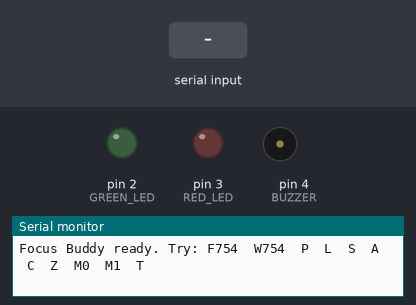
Recording of a sketch running on a simulated Arduino Mega 2560, built with avr-gcc and run on an emulated ATmega2560. Shown: output pins drawn as LEDs (lit = HIGH), buzzer (waves = sounding, pin HIGH), the last lines printed to the serial monitor. Inputs (shaded band) come from the test bench.

Above: at 2.8 s.
2.9 s: "P90\n" received over Serial
At 4.0 s:
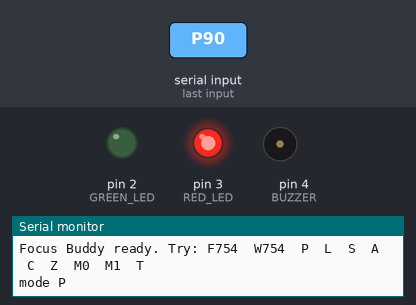
5.9 s: "T\n" received over Serial
At 6.1 s:
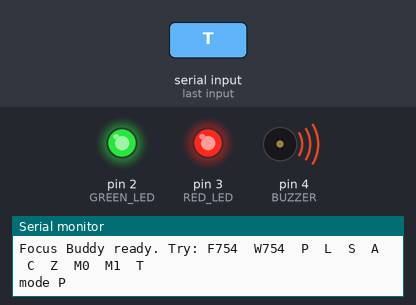
8.9 s: "P,45\n" received over Serial
At 9.14 s:
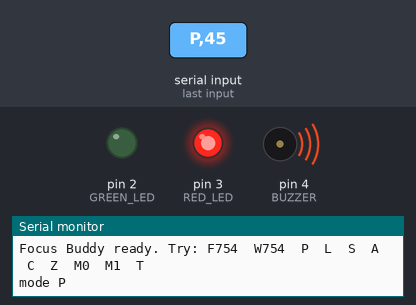
11.9 s: "T\n" received over Serial
At 12.1 s:
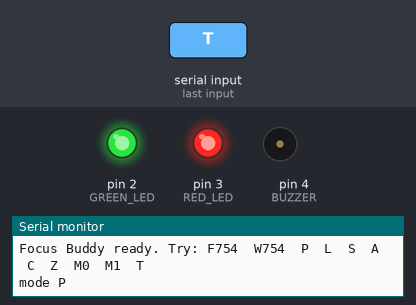
14.9 s: "P\n" received over Serial
At 18.6 s:
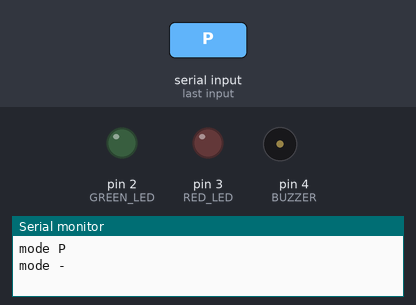
Timing chart, 0 to 18.9 s (numbered marks = the images above; inputs shaded):
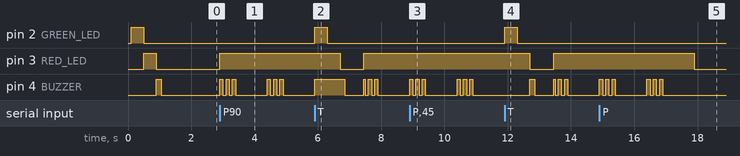

Measured:
- after the input at 2.9 s, pin 3 (RED_LED): LOW → HIGH at once; pin 4 (BUZZER): LOW → HIGH at once, → LOW 0.10 s later, → HIGH 0.10 s later, → LOW 0.10 s later, … (13 changes in this stretch)
- after the input at 5.9 s, pin 2 (GREEN_LED): LOW → HIGH at once, → LOW 0.40 s later; pin 3 (RED_LED): HIGH → LOW after 0.80 s instead of 0.00 s
- after the input at 8.9 s, pin 3 (RED_LED): stays HIGH (without the input it goes to LOW after 1.6 s)
- after the input at 11.9 s, pin 2 (GREEN_LED): LOW → HIGH at once, → LOW 0.40 s later; pin 3 (RED_LED): HIGH → LOW after 0.80 s instead of 0.00 s
- after the input at 14.9 s, pin 3 (RED_LED): HIGH → LOW after 3.0 s instead of 1.6 s

The sketch:

focus_buddy.ino
```cpp
/*
  Focus Buddy - Arduino Nano Every
  --------------------------------
  The laptop does the "seeing" (webcam + AI) and sends a short message over
  USB about once a second. This sketch turns those messages into lights,
  beeps and text on the MonkMakes 7-segment display.

  Wiring (see the breadboard guide):
    D2        -> resistor -> GREEN LED -> GND
    D3        -> resistor -> RED LED   -> GND
    D4        -> buzzer red wire        (black wire -> GND)
    D1 (TX1)  -> R1 -> middle -> R2 -> R3 -> GND   (three equal resistors)
                 display Rx -> middle   (turns the 5 V signal into ~3.3 V)
    3V3       -> display 3V
    GND       -> display GND

  Messages from the laptop, one per line, 115200 baud. You can also type
  these into the Serial Monitor (set it to "Newline") to test everything
  before you run the Python script:
    F<secs>  focused          e.g. F754 shows 12.34 (12 min 34 s of focus)
    W<secs>  warning          you've looked away a few seconds: red LED blinks
    P        phone spotted    "PHON", red LED, 3 quick beeps
    L        looking away     "EYES", red LED, 2 beeps
    S        eyes closed      "NAP",  red LED, 2 beeps
    A        away from desk   "GONE", red LED, no sound
    C        calibrating      "CAL",  green LED blinks
    Z        paused           "PAUS"
    M0 / M1  buzzer off / on
    T        run the light, beep and display test again
*/

const uint8_t GREEN_LED = 2;
const uint8_t RED_LED   = 3;
const uint8_t BUZZER    = 4;

const unsigned long LINK_TIMEOUT_MS = 3000;  // no message for 3 s = laptop script stopped

// The KPEG260 normally has its own oscillator, so HIGH = beep. If yours only
// clicks during the self-test, it's the plain "transducer" kind: set this to
// true and the Nano will drive it at its 3.5 kHz sweet spot instead.
const bool PASSIVE_BUZZER = false;

char mode = '-';                 // '-' means "waiting for the laptop"
long focusSeconds = 0;
bool buzzerEnabled = true;
unsigned long lastMessageMs = 0;
unsigned long modeStartMs = 0;

char wanted[12] = "----";        // what the display should show
char shown[12]  = "";            // what it is showing right now
unsigned long lastDisplayMs = 0;

char line[16];                   // the message being received from the laptop
uint8_t lineLength = 0;


// ---------------------------------------------------------------- display
// The MonkMakes display listens on Serial1 (TX1 pin) at 9600 baud.
// ","      switches it to buffered mode,
// "    "   pushes the old characters out,
// text     only the last 4 characters are kept ('.' lights a decimal point
//          and doesn't use up a digit),
// ","      shows the new text.
void sendToDisplay(const char *text) {
  Serial1.print(",    ");
  Serial1.print(text);
  Serial1.print(',');
  strcpy(shown, text);
  lastDisplayMs = millis();
}

void setDisplay(const char *text) {
  strncpy(wanted, text, sizeof(wanted) - 1);
  wanted[sizeof(wanted) - 1] = '\0';
}

void updateDisplay() {
  if (strcmp(wanted, shown) == 0) return;          // nothing new to show
  if (millis() - lastDisplayMs < 100) return;      // give the display time between updates
  sendToDisplay(wanted);
}

void showFocusTime(unsigned long seconds) {
  char text[12];
  unsigned int minutes = (seconds / 60) % 10000;   // the display only has 4 digits
  unsigned int secs = seconds % 60;
  if (minutes < 100) {
    snprintf(text, sizeof(text), "%u.%02u", minutes, secs);   // 12.34 = 12 min 34 s
  } else {
    snprintf(text, sizeof(text), "%u", minutes);              // 125 = 125 minutes
  }
  setDisplay(text);
}


// ---------------------------------------------------------------- buzzer
void buzzer(bool on) {
  static bool isOn = false;
  if (on == isOn) return;               // only act when it changes
  isOn = on;
  if (PASSIVE_BUZZER) {
    if (on) tone(BUZZER, 3500); else noTone(BUZZER);
  } else {
    digitalWrite(BUZZER, on ? HIGH : LOW);
  }
}

void updateBuzzer(unsigned long now) {
  uint8_t beeps = 0;
  unsigned long every = 3000;
  if (mode == 'P') {
    beeps = 3;  every = 1500;           // phone: more insistent
  } else if (mode == 'L' || mode == 'S') {
    beeps = 2;  every = 3000;
  }

  bool on = false;
  if (buzzerEnabled && beeps > 0) {
    unsigned long t = (now - modeStartMs) % every;   // where we are in this cycle
    if (t < beeps * 200UL) {
      on = (t % 200) < 100;                          // 100 ms beep, 100 ms gap
    }
  }
  buzzer(on);
}


// ---------------------------------------------------------------- modes
void setMode(char newMode) {
  if (newMode == mode) return;
  mode = newMode;
  modeStartMs = millis();
  Serial.print("mode ");
  Serial.println(mode);
}

void updateOutputs() {
  unsigned long now = millis();
  bool blink = (now / 250) % 2;        // flips every 250 ms
  bool green = false;
  bool red = false;

  switch (mode) {
    case 'F': green = true;   showFocusTime(focusSeconds); break;
    case 'W': red = blink;    showFocusTime(focusSeconds); break;
    case 'P': red = true;     setDisplay("PHON");          break;
    case 'L': red = true;     setDisplay("EYES");          break;
    case 'S': red = true;     setDisplay("NAP");           break;
    case 'A': red = true;     setDisplay("GONE");          break;
    case 'C': green = blink;  setDisplay("CAL");           break;
    case 'Z':                 setDisplay("PAUS");          break;
    default:                  setDisplay("----");          break;  // waiting for laptop
  }

  digitalWrite(GREEN_LED, green ? HIGH : LOW);
  digitalWrite(RED_LED, red ? HIGH : LOW);
  updateBuzzer(now);
}


// ---------------------------------------------------------------- self test
void selfTest() {
  sendToDisplay("8.8.8.8.");                 // every segment on
  digitalWrite(GREEN_LED, HIGH);  delay(400);
  digitalWrite(GREEN_LED, LOW);
  digitalWrite(RED_LED, HIGH);    delay(400);
  digitalWrite(RED_LED, LOW);
  buzzer(true);                   delay(150);
  buzzer(false);
  sendToDisplay("HI");
  delay(600);
}


// ---------------------------------------------------------------- laptop link
void handleMessage(char *msg) {
  char command = toupper(msg[0]);
  long number = atol(msg + 1);
  if (number < 0) number = 0;

  switch (command) {
    case 'F':
    case 'W':
      focusSeconds = number;
      setMode(command);
      break;
    case 'P': case 'L': case 'S': case 'A': case 'C': case 'Z':
      setMode(command);
      break;
    case 'M':
      buzzerEnabled = (number != 0);
      Serial.println(buzzerEnabled ? "buzzer on" : "buzzer off");
      break;
    case 'T':
      selfTest();
      break;
    default:
      return;                               // not one of ours: ignore it
  }
  lastMessageMs = millis();
}

void readLaptop() {
  while (Serial.available() > 0) {
    char c = Serial.read();
    if (c == '\n' || c == '\r') {
      if (lineLength > 0) {
        line[lineLength] = '\0';
        handleMessage(line);
        lineLength = 0;
      }
    } else if (lineLength < sizeof(line) - 1) {
      line[lineLength++] = c;
    }
  }
}


// ---------------------------------------------------------------- main
void setup() {
  pinMode(GREEN_LED, OUTPUT);
  pinMode(RED_LED, OUTPUT);
  pinMode(BUZZER, OUTPUT);

  Serial.begin(115200);       // USB link to the laptop
  Serial1.begin(9600);        // TX1 pin -> voltage divider -> display
  delay(100);                 // the display needs a moment before the first message
  Serial1.print('/');         // clear the display

  selfTest();
  Serial.println("Focus Buddy ready. Try: F754  W754  P  L  S  A  C  Z  M0  M1  T");
}

void loop() {
  readLaptop();
  if (mode != '-' && millis() - lastMessageMs > LINK_TIMEOUT_MS) {
    setMode('-');             // laptop went quiet
  }
  updateOutputs();
  updateDisplay();
}
```
